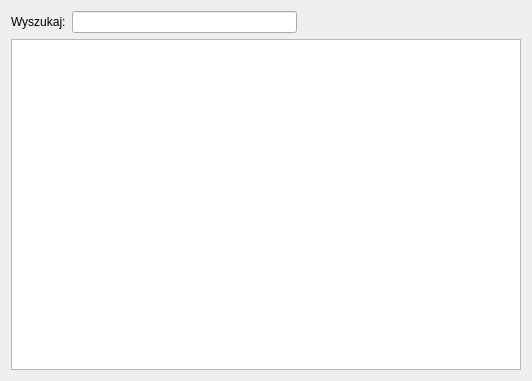
<?xml version="1.0" encoding="UTF-8"?>
<ui version="4.0">
 <class>ZawodnikRanking</class>
 <widget class="QWidget" name="ZawodnikRanking">
  <property name="geometry">
   <rect>
    <x>0</x>
    <y>0</y>
    <width>532</width>
    <height>381</height>
   </rect>
  </property>
  <property name="windowTitle">
   <string>Form</string>
  </property>
  <layout class="QVBoxLayout" name="verticalLayout_2">
   <item>
    <layout class="QVBoxLayout" name="verticalLayout">
     <item>
      <layout class="QHBoxLayout" name="horizontalLayout">
       <item>
        <widget class="QLabel" name="label">
         <property name="text">
          <string>Wyszukaj:</string>
         </property>
        </widget>
       </item>
       <item>
        <widget class="QLineEdit" name="lineEdit"/>
       </item>
       <item>
        <spacer name="horizontalSpacer">
         <property name="orientation">
          <enum>Qt::Horizontal</enum>
         </property>
         <property name="sizeType">
          <enum>QSizePolicy::Expanding</enum>
         </property>
         <property name="sizeHint" stdset="0">
          <size>
           <width>70</width>
           <height>20</height>
          </size>
         </property>
        </spacer>
       </item>
      </layout>
     </item>
     <item>
      <widget class="QTableView" name="tableView"/>
     </item>
    </layout>
   </item>
  </layout>
 </widget>
 <resources/>
 <connections/>
</ui>
